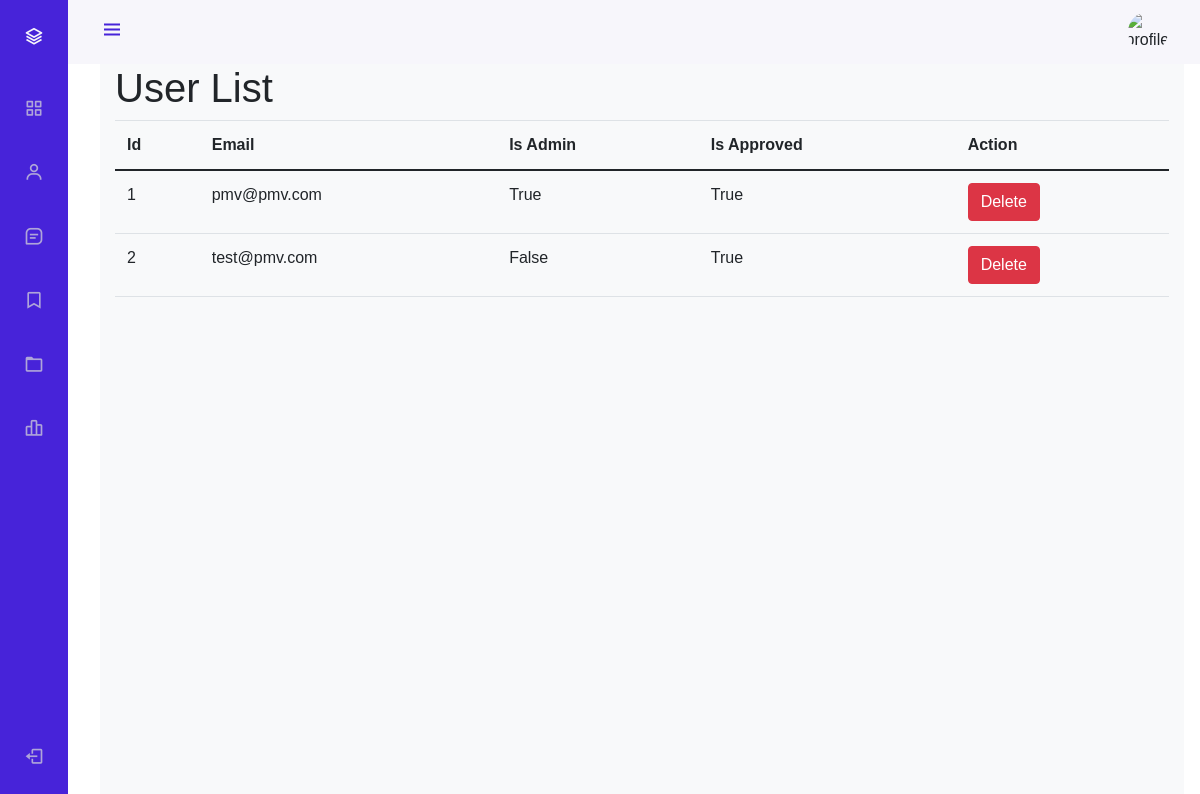
The app's page /admin/users (signed in) with its own data.
### models.py (models this page shows, shortened)
class User(UserMixin, db.Model):
    id = db.Column(db.Integer, primary_key=True)
    email = db.Column(db.String(255), unique=True, nullable=False)
    password_hash = db.Column(db.String(255), nullable=False)
    is_admin = db.Column(db.Boolean, nullable=False, default=False)
    is_approved = db.Column(db.Boolean, nullable=False, default=False)

### emi_tracker.py (the view)
@app.route('/admin/users')
@login_required
def list_users():
    if not current_user.is_admin:
        return redirect(url_for('home'))
    users = User.query.all()
    return render_template('list_users.html', users=users)

### emi_tracker.py (called while the page is built)
@login_manager.user_loader
def load_user(user_id):
    return User.query.get(int(user_id))

### templates/list_users.html
{% extends "base.html" %}
{% block content %}
<div class="container">
    <h1>User List</h1>
    <table class="table">
        <thead>
            <tr>
                <th>Id</th>
                <th>Email</th>
                <th>Is Admin</th>
                <th>Is Approved</th>
                <th>Action</th>
            </tr>
        </thead>
        <tbody>
            {% for user in users %}
            <tr>
                <td>{{ user.id }}</td>
                <td>{{ user.email }}</td>
                <td>{{ user.is_admin }}</td>
                <td>{{ user.is_approved }}</td>
                <td>
                    {% if user.is_approved %}
                    <a href="{{ url_for('delete_user', user_id=user.id) }}" class="btn btn-danger">Delete</a>
                    {% else %}
                    <a href="{{ url_for('approve_user', user_id=user.id) }}" class="btn btn-success">Approve</a>
                    {% endif %}
                </td>
            </tr>
            {% endfor %}
        </tbody>
    </table>
</div>
{% endblock %}

### templates/base.html (style rules this page uses)
:root { --header-height: 3rem;--nav-width: 68px;--first-color: #4723D9;--first-color-light: #AFA5D9;--white-color: #F7F6FB;--body-font: 'Nunito', sans-serif;--normal-font-size: 1rem;--z-fixed: 100 }
*,::before,::after { box-sizing: border-box }
body { position: relative;margin: var(--header-height) 0 0 0;padding: 0 1rem;font-family: var(--body-font);font-size: var(--normal-font-size);transition: .5s }
a { text-decoration: none }
@media screen and (min-width: 768px) { body { margin: calc(var(--header-height) + 1rem) 0 0 0;padding-left: calc(var(--nav-width) + 2rem) } }

### records on screen
User: id "1", email "pmv@pmv.com", is_admin "True", is_approved "True"
User: id "2", email "test@pmv.com", is_admin "False", is_approved "True"
